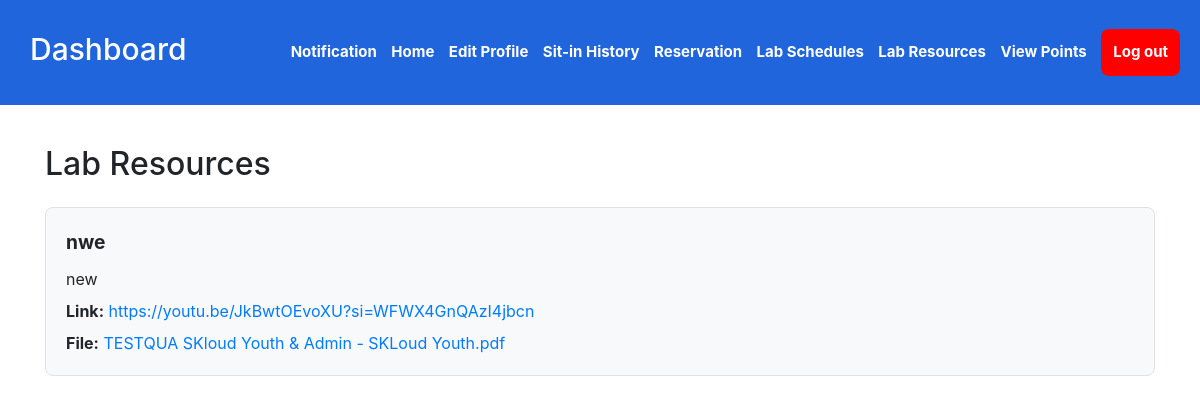
The page /lab_resources_view.php on the database its author committed.
### tables this page shows
CREATE TABLE `lab_resources` (
  `id` int(11) NOT NULL,
  `title` varchar(255) NOT NULL,
  `description` text NOT NULL,
  `file_name` varchar(255) DEFAULT NULL,
  `original_name` varchar(255) DEFAULT NULL,
  `file_path` varchar(255) DEFAULT NULL,
  `status` enum('enabled','disabled') NOT NULL DEFAULT 'enabled',
  `link` varchar(255) DEFAULT NULL
);

### lab_resources_view.php (the view, shortened to what this page needs)
<?php
include 'db.php';
$stmt = $connection->prepare("SELECT * FROM lab_resources WHERE status = 'enabled' ORDER BY id DESC");
$stmt->execute();
$result = $stmt->get_result();
$resources = $result->fetch_all(MYSQLI_ASSOC);
$upload_dir = 'uploads/';
?>
<!DOCTYPE html>
<html lang="en">
<head>
    <link rel="stylesheet" href="assets/styles.css?v=<?php echo time(); ?>">
    <link rel="stylesheet" href="https://stackpath.bootstrapcdn.com/bootstrap/4.5.2/css/bootstrap.min.css">
</head>
<body>
<nav>
    <h1>Dashboard</h1>
    <div class="nav-links" id="nav-links">
        <a href=""> Notification</a>
        <a id="home-nav" href="#"> Home</a>
        <a href="editprofile.php"> Edit Profile</a>
        <a href="sitin-history.php">Sit-in History</a>
        <a href="reservation.php"> Reservation</a>
        <a href="lab_schedule_student.php">Lab Schedules</a>
        <a href="lab_resources_view.php">Lab Resources</a>
        <a href="view_points.php">View Points</a>
        <a href="#" class="logout-btn" id="logoutbtn"> Log out </a>
    </div>
</nav>
<div class="container">
    <h2 class="mb-4">Lab Resources</h2>
    <?php if (empty($resources)): ?>
        <div class="alert alert-info">No lab resources available at the moment.</div>
    <?php else: ?>
        <?php foreach ($resources as $resource): ?>
            <div class="resource-card">
                <div class="resource-title"><?php echo htmlspecialchars($resource['title']); ?></div>
                <div class="resource-description"><?php echo htmlspecialchars($resource['description']); ?></div>
                <?php if (!empty($resource['link'])): ?>
                    <div class="resource-link mt-2">
                        <strong>Link:</strong>
                        <a href="<?php echo htmlspecialchars($resource['link']); ?>" target="_blank">
                            <?php echo htmlspecialchars($resource['link']); ?>
                        </a>
                    </div>
                <?php endif; ?>
                <?php if (!empty($resource['file_name'])): ?>
                    <div class="resource-file mt-2">
                        <strong>File:</strong>
                        <a href="<?php echo $upload_dir . $resource['file_name']; ?>" download="<?php echo htmlspecialchars($resource['original_name']); ?>">
                            <?php echo htmlspecialchars($resource['original_name']); ?>
                        </a>
                    </div>
                <?php endif; ?>
            </div>
        <?php endforeach; ?>
    <?php endif; ?>
</div>
</body>
</html>

### assets/styles.css (style rules this page uses)
body { margin: 0; padding: 0; font-family: sans-serif; background-color: gainsboro; }
nav { display: flex; flex-direction: row; justify-content: space-between; align-items: center; padding: 10px; background-color: rgb(32, 101, 220); color: white; }
nav h1 { margin-left: 20px; font-size: 30px; }
nav a { text-decoration: none; color: white; margin-right: 10px; font-weight: bold; font-size: 15px; transition: color 0.3s ease-in, text-decoration 0.3s ease-in-out; display: inline-block; white-space: normal; }
.logout-btn { background-color: red; padding: 12px; text-decoration: none; border-radius: 8px; }

### lab_resources_view.php (style rules this page uses)
nav { display: flex; align-items: center; justify-content: space-between; height: 105px; }
.container { margin-top: 40px; }
.resource-card { border: 1px solid #dee2e6; border-radius: 8px; padding: 20px; margin-bottom: 20px; background-color: #f8f9fa; }
.resource-title { font-size: 1.2rem; font-weight: bold; }
.resource-description { margin-top: 10px; }
.resource-link a { word-break: break-all; }

### rows shown on the page
lab_resources: title "nwe", description "new", link "https://youtu.be/JkBwtOEvoXU?si=WFWX4GnQAzI4jbcn", original_name "TESTQUA SKloud Youth & Admin - SKLoud Youth.pdf"
